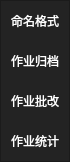
        <widget class="QFrame" name="frame_left_menu">
         <property name="minimumSize">
          <size>
           <width>70</width>
           <height>0</height>
          </size>
         </property>
         <property name="maximumSize">
          <size>
           <width>70</width>
           <height>16777215</height>
          </size>
         </property>
         <property name="styleSheet">
          <string notr="true">background-color: rgb(35, 35, 35);</string>
         </property>
         <property name="frameShape">
          <enum>QFrame::StyledPanel</enum>
         </property>
         <property name="frameShadow">
          <enum>QFrame::Raised</enum>
         </property>
         <layout class="QVBoxLayout" name="verticalLayout_3">
          <property name="leftMargin">
           <number>0</number>
          </property>
          <property name="topMargin">
           <number>0</number>
          </property>
          <property name="rightMargin">
           <number>0</number>
          </property>
          <property name="bottomMargin">
           <number>0</number>
          </property>
          <item>
           <widget class="QFrame" name="frame_top_menus">
            <property name="frameShape">
             <enum>QFrame::NoFrame</enum>
            </property>
            <property name="frameShadow">
             <enum>QFrame::Raised</enum>
            </property>
            <layout class="QVBoxLayout" name="verticalLayout_4">
             <property name="spacing">
              <number>0</number>
             </property>
             <property name="leftMargin">
              <number>0</number>
             </property>
             <property name="topMargin">
              <number>0</number>
             </property>
             <property name="rightMargin">
              <number>0</number>
             </property>
             <property name="bottomMargin">
              <number>0</number>
             </property>
             <item>
              <widget class="QPushButton" name="BtnPageFormat">
               <property name="minimumSize">
                <size>
                 <width>0</width>
                 <height>40</height>
                </size>
               </property>
               <property name="styleSheet">
                <string notr="true">QPushButton {
	color: rgb(255, 255, 255);
	background-color: rgb(35, 35, 35);
	border: 0px solid;
    font: 9.5pt &quot;黑体&quot;;
}
QPushButton:hover {
	background-color: rgb(74, 74, 74);
}</string>
               </property>
               <property name="text">
                <string>命名格式</string>
               </property>
              </widget>
             </item>
             <item>
              <widget class="QPushButton" name="BtnPageArchive">
               <property name="minimumSize">
                <size>
                 <width>0</width>
                 <height>40</height>
                </size>
               </property>
               <property name="styleSheet">
                <string notr="true">QPushButton {
	color: rgb(255, 255, 255);
	background-color: rgb(35, 35, 35);
	border: 0px solid;
    font: 9.5pt &quot;黑体&quot;;
}
QPushButton:hover {
	background-color: rgb(74, 74, 74);
}</string>
               </property>
               <property name="text">
                <string>作业归档</string>
               </property>
              </widget>
             </item>
             <item>
              <widget class="QPushButton" name="BtnPageCheck">
               <property name="minimumSize">
                <size>
                 <width>0</width>
                 <height>40</height>
                </size>
               </property>
               <property name="styleSheet">
                <string notr="true">QPushButton {
	color: rgb(255, 255, 255);
	background-color: rgb(35, 35, 35);
	border: 0px solid;
    font: 9.5pt &quot;黑体&quot;;
}
QPushButton:hover {
	background-color: rgb(74, 74, 74);
}</string>
               </property>
               <property name="text">
                <string>作业批改</string>
               </property>
              </widget>
             </item>
             <item>
              <widget class="QPushButton" name="BtnPageStat">
               <property name="minimumSize">
                <size>
                 <width>0</width>
                 <height>40</height>
                </size>
               </property>
               <property name="styleSheet">
                <string notr="true">QPushButton {
	color: rgb(255, 255, 255);
	background-color: rgb(35, 35, 35);
	border: 0px solid;
    font: 9.5pt &quot;黑体&quot;;
}
QPushButton:hover {
	background-color: rgb(74, 74, 74);
}</string>
               </property>
               <property name="text">
                <string>作业统计</string>
               </property>
              </widget>
             </item>
            </layout>
           </widget>
          </item>
         </layout>
        </widget>
